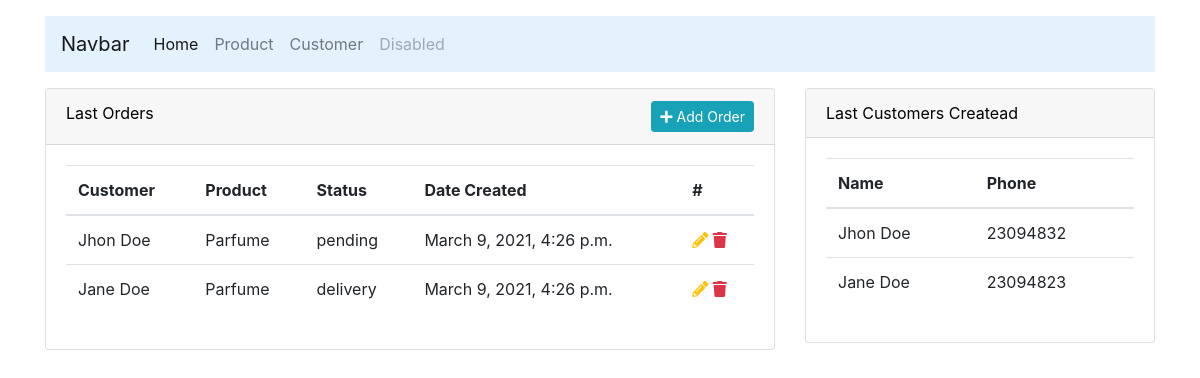
The page / on the database its author committed.
### accounts/models.py (models this page shows, shortened)
class Order(models.Model):
    STATUS = (
        ('pending', 'Pending'),
        ('delivery', 'Delivery'),
        ('delivered', 'Delivered')
    )
    customer = models.ForeignKey(Customer, null=True, on_delete=models.SET_NULL)
    product = models.ForeignKey(Product, null=True, on_delete=models.SET_NULL)
    status = models.CharField(max_length=100, null=True, choices=STATUS)
    created_at = models.DateTimeField(auto_now_add=True, null=True)

class Customer(models.Model):
    name = models.CharField(max_length=100, null=True)
    phone = models.CharField(max_length=15, null=True)
    email = models.CharField(max_length=100, null=True)
    created_at = models.DateTimeField(auto_now_add=True, null=True)
    def __str__(self):
        return self.name

class Product(models.Model):
    CATEGORY = (
        ('indoor', 'Indoor'),
        ('outdoor', 'Outdoor')
    )
    name = models.CharField(max_length=100, null=True)
    price = models.FloatField(null=True)
    category = models.CharField(max_length=100, null=True, choices=CATEGORY)
    description = models.TextField(null=True)
    created_at = models.DateTimeField(auto_now_add=True, null=True)
    tag = models.ManyToManyField(Tag)
    def __str__(self):
        return self.name

### accounts/views.py (the view)
# urls.py: path('', views.home, name='accounts.home'),
def home(request):
    orders = Order.objects.all()
    customers = Customer.objects.all()
    context = {'orders': orders, 'customers': customers}
    return render(request, 'accounts/index.html', context)

### accounts/templates/accounts/index.html (shortened to what this page needs)
{% extends 'accounts/_main.html' %}
{% block content %}
    <div class="row">
        <div class="col-md-8">
            <div class="card">
                <div class="card-header">Last Orders <a href="{% url 'accounts.order.create' %}" class="float-right btn btn-info btn-sm"><i class="fas fa-plus"></i>
                        Add Order</a></div>
                <div class="card-body">
                    <table class="table table-hover">
                        <thead>
                        <tr>
                            <th>Customer</th>
                            <th>Product</th>
                            <th>Status</th>
                            <th>Date Created</th>
                            <th>#</th>
                        </tr>
                        </thead>
                        <tbody>
                        {% for order in orders %}
                            <tr>
                                <td>{{ order.customer }}</td>
                                <td>{{ order.product }}</td>
                                <td>{{ order.status }}</td>
                                <td>{{ order.created_at }}</td>
                                <td>
                                    <form method="POST" action="{% url 'accounts.order.delete' order.id %}">
                                        <a href="{% url 'accounts.order.update' order.id %}" title="Edit Data"><i
                                                class="text-warning fas fa-pencil-alt"></i></a>
                                        <a href="#" title="Delete Data" class="delete"><i
                                                class="text-danger fas fa-trash"></i></a>
                                    </form>
                                </td>
                            </tr>
                        {% endfor %}
                        </tbody>
                    </table>
                </div>
            </div>
        </div>
        <div class="col-md-4">
            <div class="card">
                <div class="card-header">Last Customers Createad</div>
                <div class="card-body">
                    <table class="table table-hover">
                        <thead>
                        <tr>
                            <th>Name</th>
                            <th>Phone</th>
                        </tr>
                        </thead>
                        <tbody>
                        {% for customer in customers %}
                            <tr>
                                <td>{{ customer.name }}</td>
                                <td>{{ customer.phone }}</td>
                            </tr>
                        {% endfor %}
                        </tbody>
                    </table>
                </div>
            </div>
        </div>
    </div>
{% endblock %}

### accounts/templates/accounts/_main.html (shortened to what this page needs)
{% load static %}
<!DOCTYPE html>
<html lang="en">
<head>
    <link rel="stylesheet" href="https://cdn.jsdelivr.net/npm/bootstrap@4.6.0/dist/css/bootstrap.min.css"
>
    <link rel="stylesheet" href="{% static 'css/main.css' %}">
    <link rel="stylesheet" href="https://cdnjs.cloudflare.com/ajax/libs/font-awesome/5.15.2/css/all.min.css"
/>
</head>
<body>
<div class="container">
    {% include 'accounts/navbar.html' %}
    {% block content %}
    {% endblock %}
</div>
</body>
</html>

### accounts/templates/accounts/navbar.html (shortened to what this page needs)
<nav class="navbar navbar-expand-lg navbar-light mb-3 mt-3" style="background-color: #e3f2fd;">
    <a class="navbar-brand" href="#">Navbar</a>
    <div class="collapse navbar-collapse" id="navbarNavAltMarkup">
        <div class="navbar-nav">
            <a class="nav-link active" href="{% url 'accounts.home' %}">Home <span class="sr-only">(current)</span></a>
            <a class="nav-link" href="{% url 'accounts.product' %}">Product</a>
            <a class="nav-link" href="{% url 'accounts.customer' %}">Customer</a>
            <a class="nav-link disabled" href="#" tabindex="-1" aria-disabled="true">Disabled</a>
        </div>
    </div>
</nav>

### static/css/main.css (style rules this page uses)
body { color: black; }

### rows shown on the page
Order: customer "Jhon Doe", product "Parfume", status "pending", created_at "March 9, 2021, 4:26 p.m."
Order: customer "Jane Doe", product "Parfume", status "delivery", created_at "March 9, 2021, 4:26 p.m."
Customer: name "Jhon Doe", phone "23094832"
Customer: name "Jane Doe", phone "23094823"
